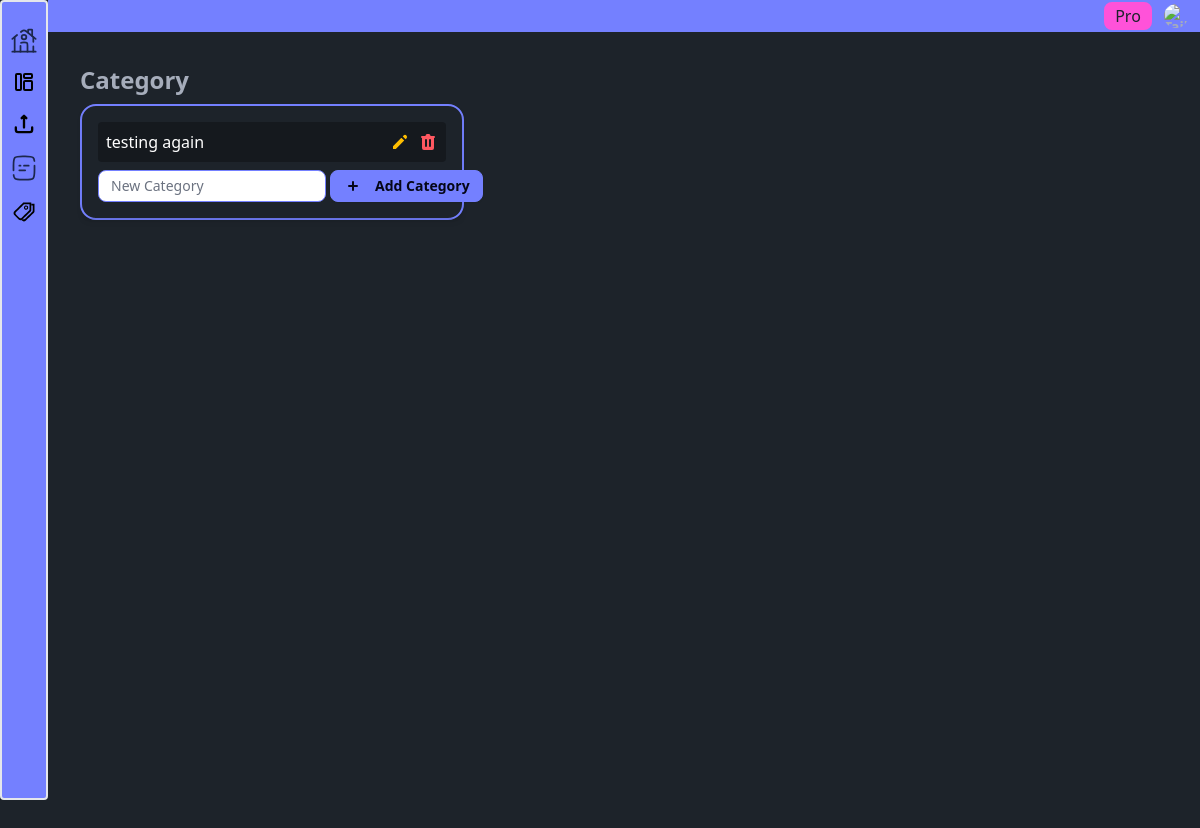
The app's page /category/category/, older data.
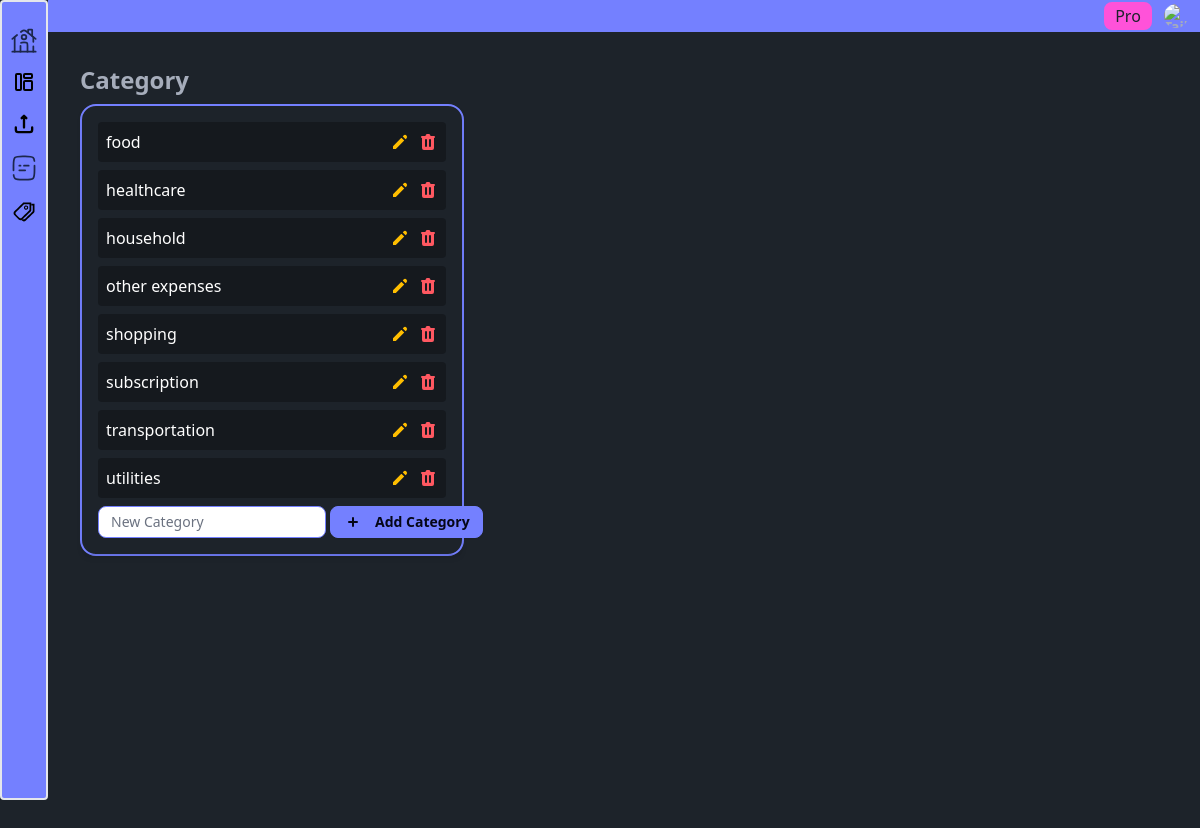
The same page, newer data.
### upload_doc/models.py (models this page shows, shortened)
class ExpenseCategory(models.Model):
    name = models.CharField(max_length=100)

### category/views.py (the view)
# urls.py: path("category/", views.category_list, name="category_list"),
def category_list(request):
    categories = ExpenseCategory.objects.all().order_by("name")
    form = CategoryForm()
    context = {
        "categories": categories,
        "form": form,
    }
    return render(request, "category/category_list.html", context)

### category/forms.py
class CategoryForm(forms.Form):
    category_name = forms.CharField(max_length=100)

### theme/templates/category/category_list.html (shortened to what this page needs)
{% extends "../dashboard/dashboard_base.html" %}
{% load widget_tweaks %}
{% block main %}
<section class="max-w-sm flex-col items-center min-h-screen">
  <div>
    <header class="mb-2">
      <h2 class="text-2xl font-semibold">Category</h2>
    </header>
  </div>
  <div class="card border-2 border-primary w-full justify-center mx-auto">
    <div
      class="p-4 rounded-lg shadow-md space-y-2"
      id="category_list">
      <ul class="space-y-2">
        {% for category in categories %}
        <li
          class="flex justify-between items-center bg-base-300 p-2 rounded"
          id="category_list_{{ category.id }}">
          <span class="text-white">{{ category.name }}</span>
          <div class="flex items-center space-x-2">
            <button
              class="text-warning transition-colors focus:outline-none"
              hx-post="{% url 'edit_category_list' %}"
              hx-target="#category_list_{{ category.id }}"
              hx-swap="outerHTML"
              hx-trigger="click"
              hx-vals='{
              "category_id": "{{ category.id }}",
              "category_name": "{{ category.name }}"
              }'>
              <svg xmlns="http://www.w3.org/2000/svg" class="h-5 w-5" viewBox="0 0 20 20" fill="currentColor">
                <path d="M13.586 3.586a2 2 0 112.828 2.828l-.793.793-2.828-2.828.793-.793zM11.379 5.793L3 14.172V17h2.828l8.38-8.379-2.83-2.828z" />
              </svg>
            </button>
            <button
              class="text-error transition-colors focus:outline-none"
              hx-post="{% url 'delete_category_list' %}"
              hx-target="#category_list"
              hx-swap="innerHTML"
              hx-trigger="click"
              hx-vals='{"category_id":"{{ category.id }}"}'>
            </button>
          </div>
        </li>
        {% endfor %}
      </ul>
      <form
        method="POST"
        hx-post="{% url 'add_category_list' %}"
        hx-trigger="submit"
        hx-target="#category_list"
        hx-swap="innerHTML"
        class="">
        <div class="flex items-center space-x-1">
          <input
            type="text"
            name="category_name"
            maxlength="100"
            placeholder="New Category"
            class="input-sm rounded-lg border-primary"
            required=""
            id="id_category_name"
            _="
            on focus
              set my @placeholder to ''
            end
            on keyup[key is 'Enter']
              trigger click on the next .btn
            end
            on keyup[key is 'Escape']
              set my @placeholder to 'New Category'
            end"/>
          <button
            class="btn btn-sm btn-primary"
            type="submit">
            <svg xmlns="http://www.w3.org/2000/svg" class="h-5 w-5 inline-block mr-1" viewBox="0 0 20 20" fill="currentColor">
              <path fill-rule="evenodd" d="M10 5a1 1 0 011 1v3h3a1 1 0 110 2h-3v3a1 1 0 11-2 0v-3H6a1 1 0 110-2h3V6a1 1 0 011-1z" clip-rule="evenodd" />
            </svg>
            Add Category
          </button>
        </div>
      </form>
    </div>
  </div>
</section>
  {% endblock %}

Row changes from the older to the newer data that the page shows:
removed ExpenseCategory: name "testing again"
added ExpenseCategory: name "food"
added ExpenseCategory: name "healthcare"
added ExpenseCategory: name "household"
added ExpenseCategory: name "other expenses"
added ExpenseCategory: name "shopping"
added ExpenseCategory: name "subscription"
added ExpenseCategory: name "transportation"
added ExpenseCategory: name "utilities"
